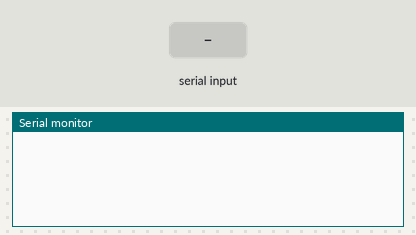
Bench run of a program on a simulated ESP32. Shown: the last lines printed to the serial monitor. The test bench sets the inputs (shaded band).

Above: at 1.8 s.
1.9 s: "1" received over the second serial link
At 3.9 s:
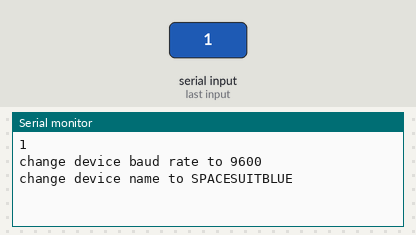
4.4 s: "0" received over the second serial link
At 5.8 s:
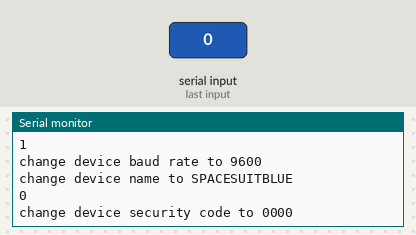
6.9 s: "2" received over the second serial link
At 8.9 s:
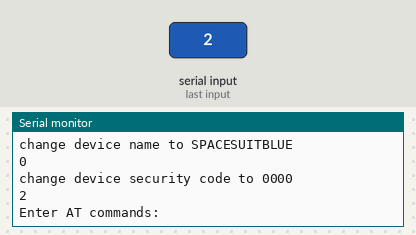

Measured:
- after the input at 1.9 s, the serial monitor: prints a new line at once (image 1)
- after the input at 4.4 s, the serial monitor: prints a new line at once (image 2)
- after the input at 6.9 s, the serial monitor: prints a new line at once (image 3)

The program:

main.cpp
```cpp
#include <Arduino.h>
#include "ArduinoJson.h"

#define DBG_OUTPUT_PORT Serial
#define BT_BAUD_RATE 9600
#define RX_PIN 13 // rx pin on bluetooth module connected to this pin on Arduino
#define TX_PIN 12 // tx pin on bluetooth module connected to this pin on Arduino
#define DBG_BAUD_RATE 115200
#define NEW_NAME "SPACESUITBLUE"
#define NEW_SECURITY_KEY "0000"
#define COMMAND_DELAY_TIME 1000 //ms

const char* NEW_BAUD_RATE = "9600";

// tx pin on bluetooth module connected to rx pin on Arduino, and vice-versa
HardwareSerial btSerial(1);

void runCommand(String command) {
  btSerial.print(command);
  bool cont = false;
  while (!cont) {
    if (btSerial.available()) {
      DBG_OUTPUT_PORT.write(btSerial.read());
      cont = true;
    }
  }
  DBG_OUTPUT_PORT.println();
  delay(COMMAND_DELAY_TIME);
}

void setup() {
  // Open serial communications and wait for port to open:
  DBG_OUTPUT_PORT.begin(DBG_BAUD_RATE);
  while (!DBG_OUTPUT_PORT) {
    ; // wait for serial port to connect. Needed for native USB port only
  }

  btSerial.begin(BT_BAUD_RATE, SERIAL_8N1, RX_PIN, TX_PIN);

  delay(COMMAND_DELAY_TIME);

  StaticJsonBuffer<200> btjsonBuffer;
  JsonObject& baudRates = btjsonBuffer.createObject();

  baudRates["1200"] = "BAUD1";
  baudRates["2400"] = "BAUD2";
  baudRates["4800"] = "BAUD3";
  baudRates["9600"] = "BAUD4";
  baudRates["19200"] = "BAUD5";
  baudRates["38400"] = "BAUD6";
  baudRates["57600"] = "BAUD7";
  baudRates["115200"] = "BAUD8";
  baudRates["230400"] = "BAUD9";
  baudRates["460800"] = "BAUDA";
  baudRates["921600"] = "BAUDB";
  baudRates["1382400"] = "BAUDC";

  if (baudRates.containsKey(NEW_BAUD_RATE)) {
    String theBaudRate = baudRates[NEW_BAUD_RATE];
    runCommand("AT+" + theBaudRate);
    DBG_OUTPUT_PORT.println("change device baud rate to " + String(NEW_BAUD_RATE));
  } else {
    DBG_OUTPUT_PORT.println("baud rate " + String(NEW_BAUD_RATE) + " not available");
  }
  DBG_OUTPUT_PORT.println("change device name to " + String(NEW_NAME));
  runCommand("AT+NAME" + String(NEW_NAME));
  DBG_OUTPUT_PORT.println("change device security code to " + String(NEW_SECURITY_KEY));
  runCommand("AT+PIN" + String(NEW_SECURITY_KEY));

  DBG_OUTPUT_PORT.println("Enter AT commands:");
}

void loop() { // run over and over
  if (btSerial.available()) {
    DBG_OUTPUT_PORT.write(btSerial.read());
  }
  if (DBG_OUTPUT_PORT.available()) {
    btSerial.write(DBG_OUTPUT_PORT.read());
  }
}
```
